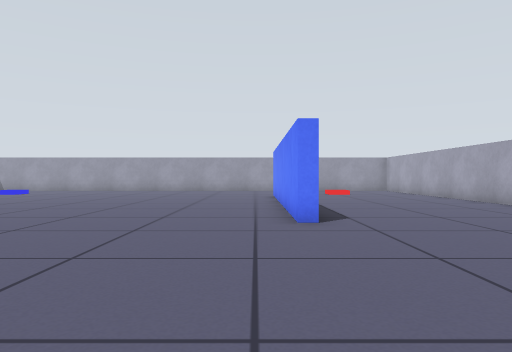
[1] (above)

18 first-person views from a walk through a robot-simulator world made for Gazebo. The camera is 0.45 m above the floor, looks level and sees 70° across. The floor is counted in squares, 0.5 m on a side. Each view is taken from the middle of a square. On the plan, view 1 faces up. The plan holds only what a view shows up to about 12 squares ahead; the rest is blank.

[2]
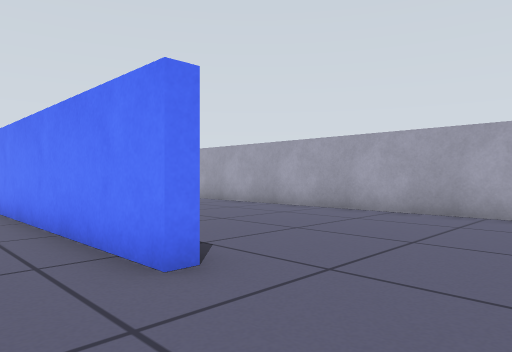

[3]
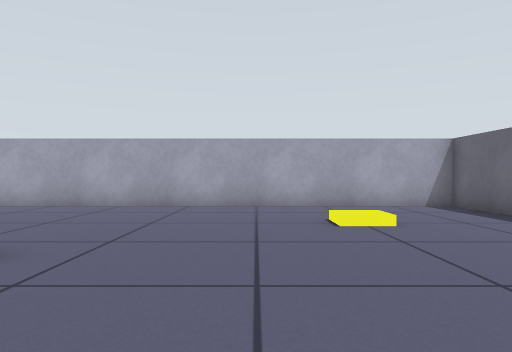

[4]
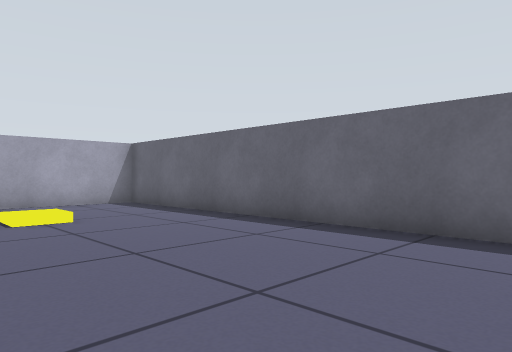

[5]
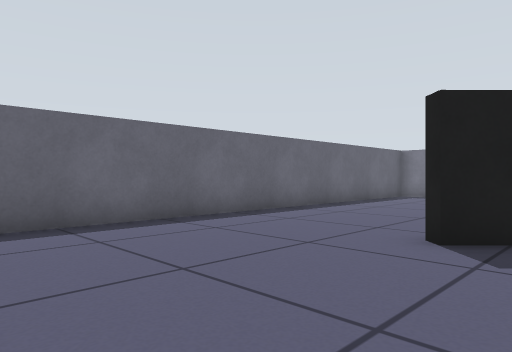

[6]
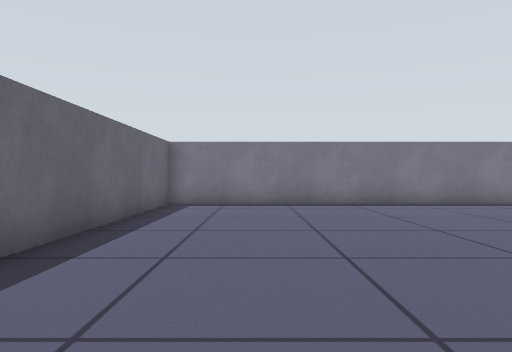

[7]
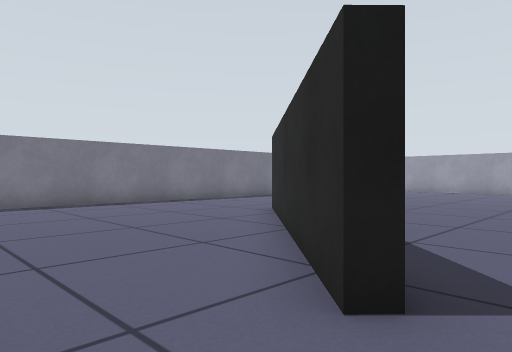

[8]
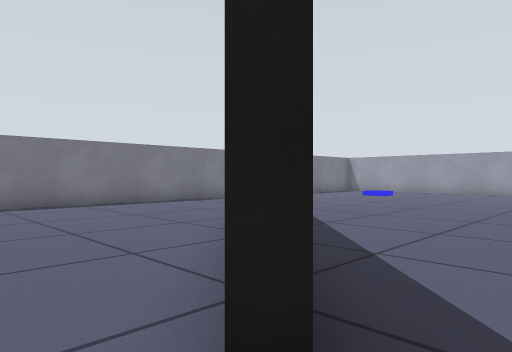

[9]
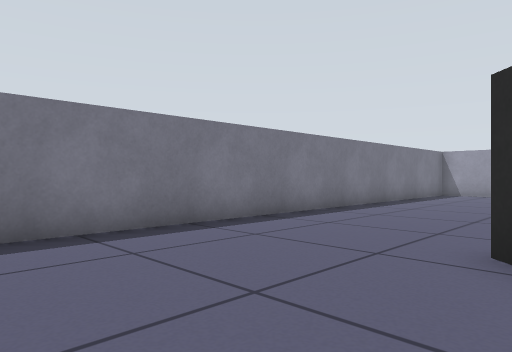

[10]
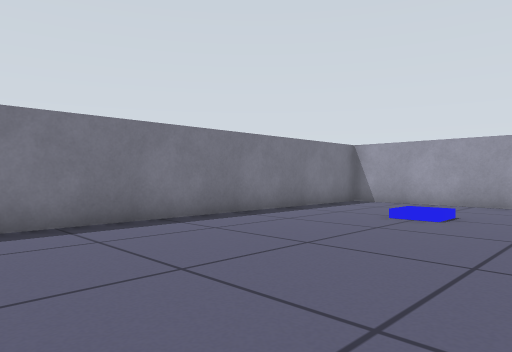

[11]
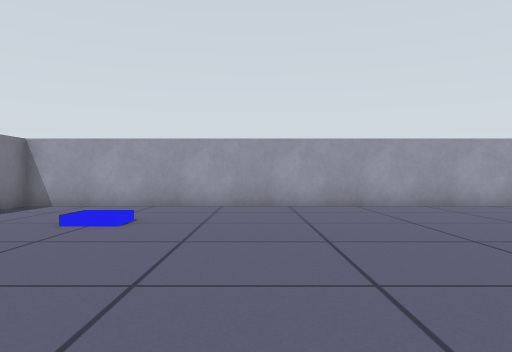

[12]
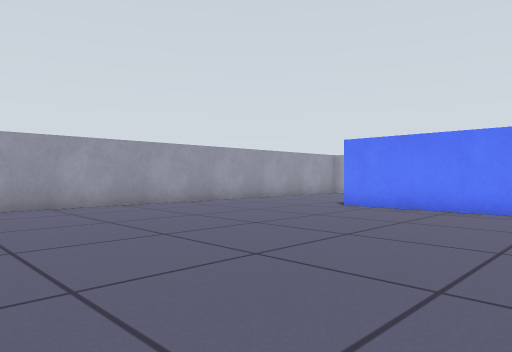

[13]
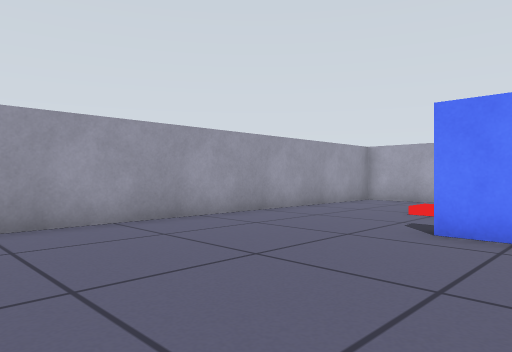

[14]
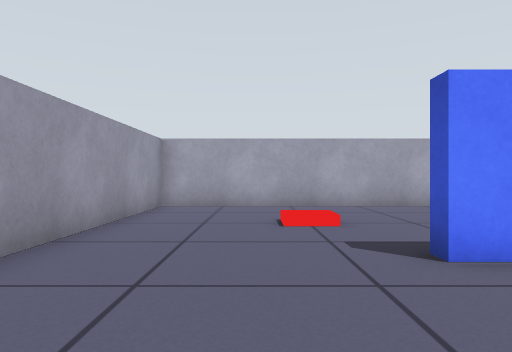

[15]
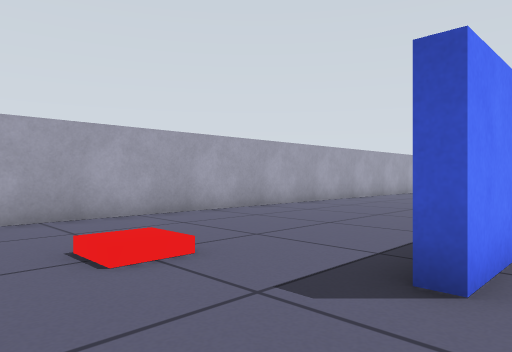

[16]
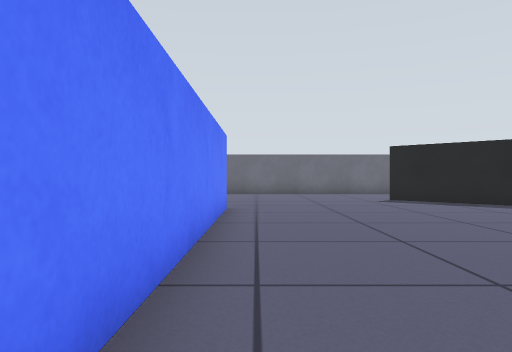

[17]
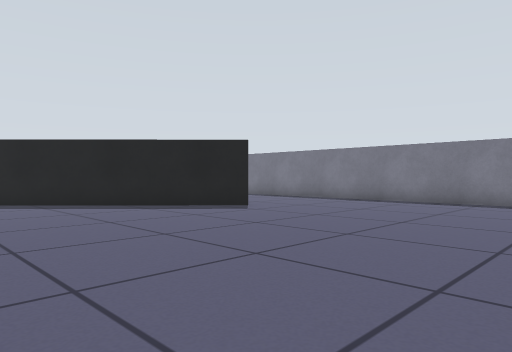

[18]
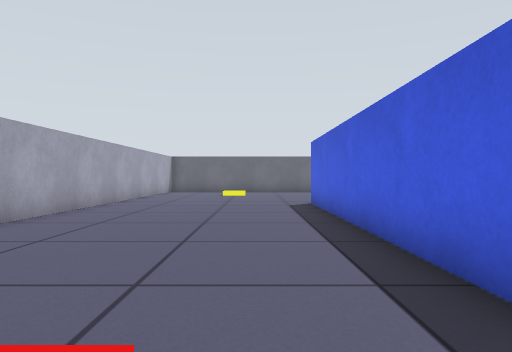

### Floor plan
Points are (right, up) in squares from view 1. A wall is a line through its corners. A room is listed if a view was taken in it or the views show most of it. See-through windows are left out.
Room 1 (views 1, 2, 3, 4, 5, 6, 7, 8, 9, 10, 11, 12, 13, 14, 15, 16, 17, 18)
walls: (1.2, 7) (0.8, 7) (0.8, 17) (1.2, 17); (-10.8, 9) (-5, 3.4) (-5.3, 3.1) (-11, 8.7); (1.2, 16.5) (1.2, 7.2); (-15.8, -1.8) (7.8, -1.8) (7.8, 21.8) (-15.8, 21.8) (-15.8, -1.8)
objects: blue box (-12, 18); yellow box (4, 2); red box (4, 18)

Where each view was taken, in squares from view 1:
view 1: 0 up, 0 right, facing up
view 2: 4 up, 1 left, facing up-right
view 3: 4 up, 3 left, facing right
view 4: 4 up, 4 left, facing down-right
view 5: 5 up, 0 right, facing down-left
view 6: 1 up, 4 left, facing left
view 7: 1 up, 4 left, facing up-left
view 8: 2 up, 4 left, facing up-left
view 9: 4 up, 10 left, facing up-left
view 10: 10 up, 9 left, facing up-left
view 11: 11 up, 9 left, facing up
view 12: 11 up, 9 left, facing up-right
view 13: 15 up, 5 left, facing up-right
view 14: 19 up, 3 left, facing right
view 15: 20 up, 0 right, facing down-right
view 16: 17 up, 0 right, facing down
view 17: 17 up, 3 left, facing down-left
view 18: 19 up, 3 right, facing down
